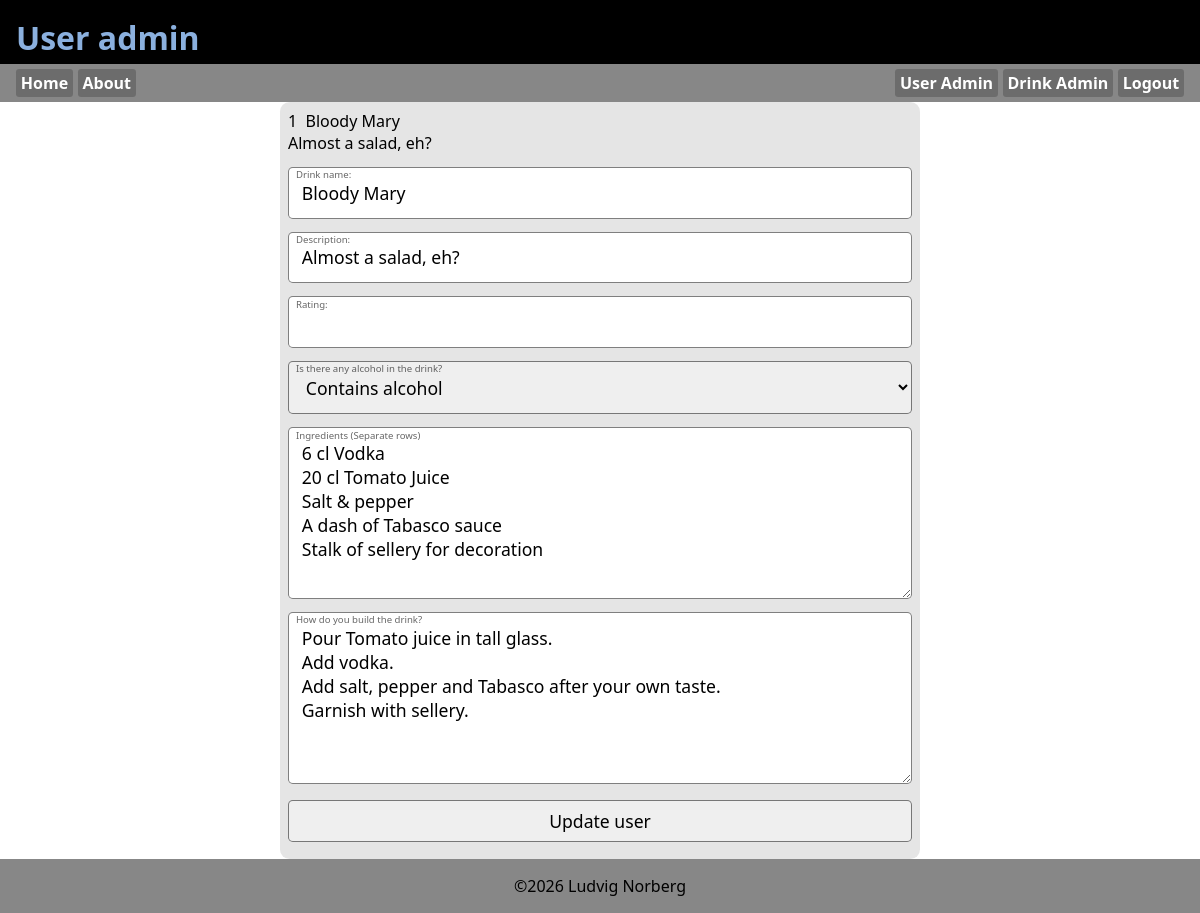
The app's page /drinkadmin.php?edit=1 (signed in) with its own data.
### tables this page shows
CREATE TABLE `tbl_drinks` (
  `id` int(11) NOT NULL,
  `drinkname` varchar(255) NOT NULL,
  `description` varchar(255) NOT NULL,
  `ingredients` text NOT NULL,
  `recipe` text NOT NULL,
  `alcoholic` tinyint(4) NOT NULL
);

### drinkadmin.php (the view, shortened to what this page needs)
<!DOCTYPE html>
<?php require_once("asset.php"); ?>
<html lang="en">
<head>
    <link rel="stylesheet" href="style.css">
</head>
<body>
    <header>
        <h1>User admin</h1>
    </header>
    <?php require_once("_nav.php"); ?>
    <main>
        <?php  if(isset($_GET['edit'])): ?>
            <?php
                $id=intval($_GET['edit']);
                $sql="SELECT * FROM tbl_drinks WHERE id=$id";
                $result=mysqli_query($conn, $sql);
                $row=mysqli_fetch_assoc($result);
            ?>
        <form action="drinkadmin.php" method="POST" class="addForm">
            <div class="user_data"><?=$id?>&nbsp;&nbsp;<?=$row['drinkname']?><br><?=$row['description']?><br><?=$row['rating']?></div>
            <label for="drinkname">Drink name:</label>
            <input type="text" name="drinkname" id="drinkname" value="<?=$row['drinkname']?>">
            <label for="desc">Description:</label>
            <input type="text" name="desc" id="desc" value="<?=$row['description']?>">
            <label for="rating">Rating:  </label>
            <input type="number" name="rating" id="rating" inputmode="decimal" value="<?=$row['rating']?>">
            <label for="alcoholic">Is there any alcohol in the drink?</label>
            <select name=alcoholic>
                <option value="1" <?php if($row['alcoholic']==1){echo "selected";}?> >Contains alcohol</option>
            </select>
            <label for="igredients">Ingredients (Separate rows)</label>
            <textarea name="ingredients" rows="6"><?=$row['ingredients']?></textarea>
            <label for="recipe">How do you build the drink?</label>
            <textarea name="recipe" rows="6"><?=$row['recipe']?></textarea>
            <input type="submit" name="btn_edit" value="Update user">
        </form>
<?php endif; ?>
    </main>
    <?php require_once("_footer.php"); ?>
</body>
</html>

### style.css (style rules this page uses)
:root { --clr_back_header:#000; --clr_header:#8bb0de; --clr_back_nav:#878787; --clr_back_footer:var(--clr_back_nav); }
*, *:before, *:after { margin: 0; padding: 0; box-sizing: border-box; }
body { height:100dvh; display:flex; flex-direction: column; font-family: system-ui, sans-serif; }
header { background: var(--clr_back_header); color:var(--clr_header); height:4rem; padding: 1rem; }
main { flex-grow: 5; display:flex; flex-direction: column; }
:root { --formborder: rgb(0, 0, 0, .5); --formback: rgb(0, 0, 0, .1); --formlabelcolor: rgb(0, 0, 0, .6) }
.addForm { position: relative; display: flex; flex-direction: column; width: 40rem; padding: .5rem; background: var(--formback); border-radius: .6rem; margin-left:auto; margin-right:auto; }
label { position: relative; top: .9rem; left: .5rem; font: .6rem system-ui; color: var(--formlabelcolor); }
input[type="submit"], input[type="button"], button { margin-top: 1rem; margin-bottom: .6rem; padding: .5rem; }

### records on screen
tbl_drinks: drinkname "Bloody Mary", description "Almost a salad, eh?", desc "Almost a salad, eh?", alcoholic "Contains alcohol", ingredients "6 cl Vodka 20 cl Tomato Juice Salt & pepper A dash of Tabasco sauce Stalk of sellery for decoration", recipe "Pour Tomato juice in tall glass. Add vodka. Add salt, pepper and Tabasco after your own taste. Garnish with sellery."

### other values on screen
$id "1"
